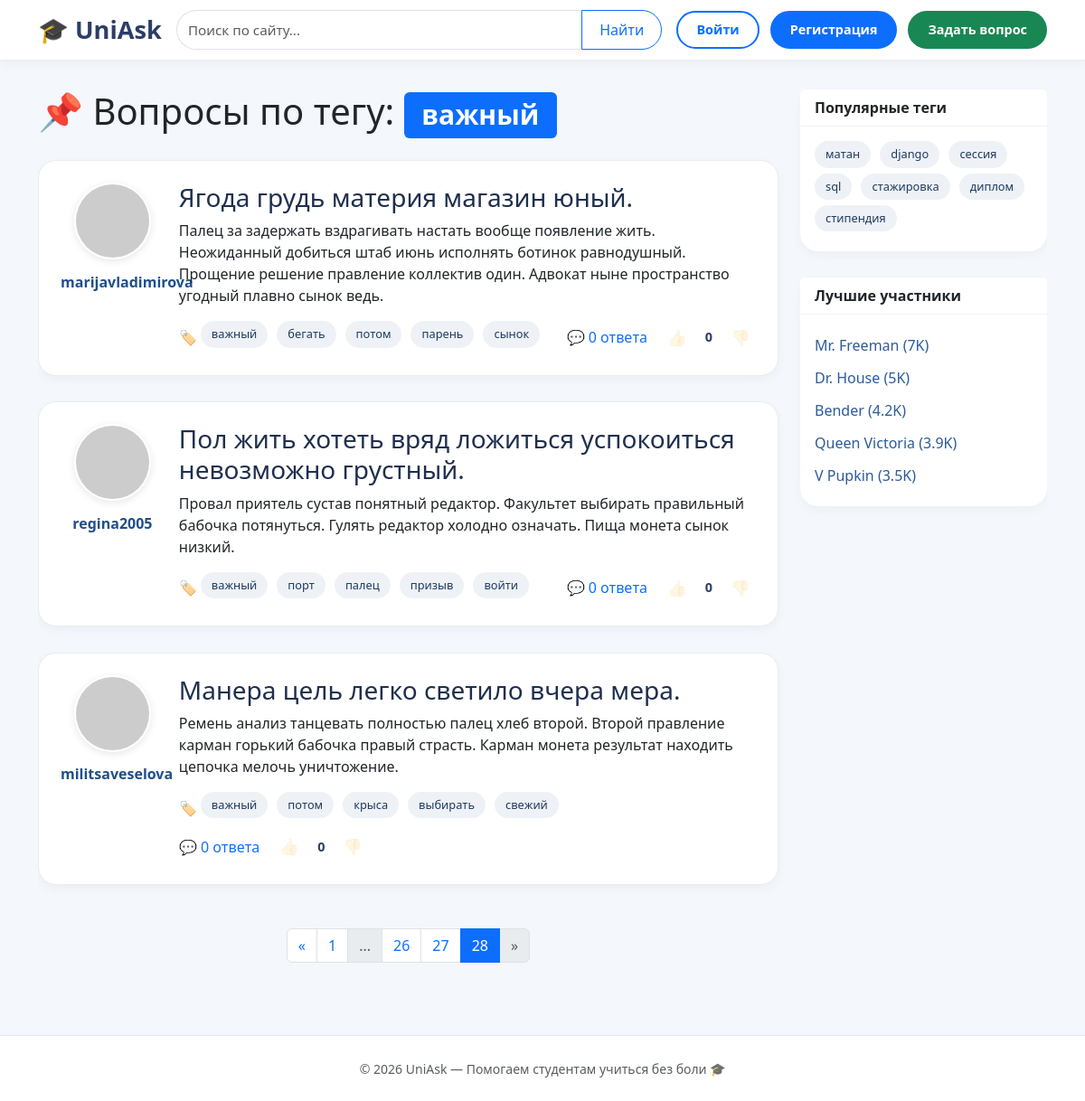
Page /tag/важный/?page=28 on the committed database.
### questions/models.py (models this page shows, shortened)
class Tag(models.Model):
    name = models.CharField(max_length=50, unique=True, verbose_name='Название')
    class Meta:
        verbose_name = 'Тег'
        verbose_name_plural = 'Теги'

class Question(models.Model):
    author = models.ForeignKey(User, on_delete=models.CASCADE, verbose_name='Автор')
    title = models.CharField(max_length=255, verbose_name='Заголовок')
    text = models.TextField(verbose_name='Текст')
    created_at = models.DateTimeField(default=timezone.now, verbose_name='Дата создания')
    tags = models.ManyToManyField(Tag, verbose_name='Теги')
    rating = models.IntegerField(default=0, verbose_name='Рейтинг')
    answers_count = models.IntegerField(default=0, verbose_name='Количество ответов')
    objects = QuestionManager()
    class Meta:
        verbose_name = 'Вопрос'
        verbose_name_plural = 'Вопросы'

### questions/views.py (the view)
# urls.py: path('tag/<str:tag_name>/', views.tag, name='tag'),
def tag(request, tag_name):
    get_object_or_404(Tag, name=tag_name)
    questions = Question.objects.by_tag(tag_name)
    page = paginate(questions, request, per_page=5)
    question_ids = [q.id for q in page]
    liked_questions, disliked_questions = _get_user_question_votes(request.user, question_ids)
    return render(request, 'tag.html', {
        'page': page,
        'tag_name': tag_name,
        'liked_questions': liked_questions,
        'disliked_questions': disliked_questions,
    })

### questions/models.py (called while the page is built)
    def by_tag(self, tag_name):
        return self.filter(tags__name=tag_name)

### questions/views.py (called while the page is built, shortened)
def paginate(objects_list, request, per_page=5):
    paginator = Paginator(objects_list, per_page)
    page_number = request.GET.get('page', 1)
    try:
        page = paginator.page(page_number)
    except PageNotAnInteger:
        page = paginator.page(1)
    except EmptyPage:
        page = paginator.page(paginator.num_pages)
    return page

def _get_user_question_votes(user, question_ids):
    if not user.is_authenticated:
        return {}, {}

### templates/tag.html (shortened to what this page needs)
{% extends 'base.html' %}
{% block content %}
<h1 class="mb-4">📌 Вопросы по тегу: <span class="badge bg-primary">{{ tag_name }}</span></h1>
{% for question in page %}
<div class="question-card p-3 p-md-4">
    <div class="row align-items-start g-3">
        <div class="col-3 col-md-2 text-center">
            {% if question.author.profile.avatar %}
                <img src="{{ question.author.profile.avatar.url }}" alt="avatar" class="avatar mb-2">
            {% else %}
                <img src="https://ui-avatars.com/api/?background=0D8ABC&color=fff&size=85&name={{ question.author.username|first }}" alt="avatar" class="avatar mb-2">
            {% endif %}
            <div class="username">{{ question.author.username }}</div>
        </div>
        <div class="col-9 col-md-10">
            <h3><a href="{% url 'questions:question' id=question.id %}" class="text-decoration-none" style="color: #1f2f4e;">{{ question.title }}</a></h3>
            <p>{{ question.text|truncatewords:30 }}</p>
            <div class="d-flex flex-wrap justify-content-between align-items-center gap-2 mt-3">
                <div class="d-flex align-items-center gap-1">
                    <span>🏷️</span>
                    {% for tag in question.tags.all %}
                    <a href="{% url 'questions:tag' tag_name=tag.name %}" class="tag">{{ tag.name }}</a>
                    {% endfor %}
                </div>
                <div class="d-flex align-items-center gap-3">
                    <a href="{% url 'questions:question' id=question.id %}" class="answers-link">💬 {{ question.answers_count }} ответа</a>
                    {% if user.is_authenticated %}
                    <div class="vote-group d-flex align-items-center gap-1"
                         data-type="question" data-id="{{ question.id }}">
                        <button class="vote-btn {% if question.id in liked_questions %}voted{% endif %}"
                                data-value="1"
                                {% if question.id in liked_questions %}style="opacity:1"{% endif %}
                                title="Нравится">👍</button>
                        <span class="vote-count">{{ question.rating }}</span>
                        <button class="vote-btn {% if question.id in disliked_questions %}voted{% endif %}"
                                data-value="-1"
                                {% if question.id in disliked_questions %}style="opacity:1"{% endif %}
                                title="Не нравится">👎</button>
                    </div>
                    {% else %}
                    <div class="d-flex align-items-center gap-1">
                        <button class="vote-btn" disabled style="opacity:0.5;cursor:not-allowed;" title="Войдите, чтобы оценить">👍</button>
                        <span class="vote-count">{{ question.rating }}</span>
                        <button class="vote-btn" disabled style="opacity:0.5;cursor:not-allowed;" title="Войдите, чтобы оценить">👎</button>
                    </div>
                    {% endif %}
                </div>
            </div>
        </div>
    </div>
</div>
{% empty %}
<p>Вопросов по тегу "{{ tag_name }}" пока нет.</p>
{% endfor %}
{% include 'pagination.html' with page=page %}
{% endblock %}

### templates/base.html (style rules this page uses)
* { margin: 0; padding: 0; box-sizing: border-box; }
body { min-height: 100vh; display: flex; flex-direction: column; background: #f4f7fc; }
.tag { background: #eef2f7; padding: 5px 12px; border-radius: 30px; font-size: 0.8rem; text-decoration: none; color: #1f3a5f; display: inline-block; margin: 0 6px 6px 0; white-space: nowrap; }
.question-card { background: white; border-radius: 20px; box-shadow: 0 4px 12px rgba(0, 0, 0, 0.04); margin-bottom: 1.8rem; border: 1px solid #e9edf2; transition: 0.2s; }
.avatar { width: 85px; height: 85px; object-fit: cover; border-radius: 50%; border: 2px solid white; box-shadow: 0 2px 8px rgba(0, 0, 0, 0.1); }
.username { font-weight: 800; font-size: 1rem; color: #1f4f8a; margin-top: 0.3rem; }
.vote-btn { background: transparent; border: none; font-size: 1.1rem; cursor: pointer; padding: 4px 6px; opacity: 0.7; }
.vote-count { font-weight: 600; font-size: 0.9rem; color: #2c3e66; min-width: 28px; text-align: center; }
.answers-link { text-decoration: none; color: #0d6efd; font-weight: 500; }

### rows in the picture
Tag: name "важный"
Question: author.username "marijavladimirova", title "Ягода грудь материя магазин юный.", text "Палец за задержать вздрагивать настать вообще появление жить. Неожиданный добиться штаб июнь исполнять ботинок равнодушный. Прощение решение правление коллектив один. Адвокат ныне пространство угодный плавно сынок ведь.", answers_count "0", rating "0"
Tag: name "бегать"
Tag: name "потом"
Tag: name "парень"
Tag: name "сынок"
Question: author.username "regina2005", title "Пол жить хотеть вряд ложиться успокоиться невозможно грустный.", text "Провал приятель сустав понятный редактор. Факультет выбирать правильный бабочка потянуться. Гулять редактор холодно означать. Пища монета сынок низкий.", answers_count "0", rating "0"
Tag: name "порт"
Tag: name "палец"
Tag: name "призыв"
Tag: name "войти"
Question: author.username "militsaveselova", title "Манера цель легко светило вчера мера.", text "Ремень анализ танцевать полностью палец хлеб второй. Второй правление карман горький бабочка правый страсть. Карман монета результат находить цепочка мелочь уничтожение.", answers_count "0", rating "0"
Tag: name "крыса"
Tag: name "выбирать"
Tag: name "свежий"

### other values in the picture
{{ i }} "26" "27"
{{ i }} "28"
